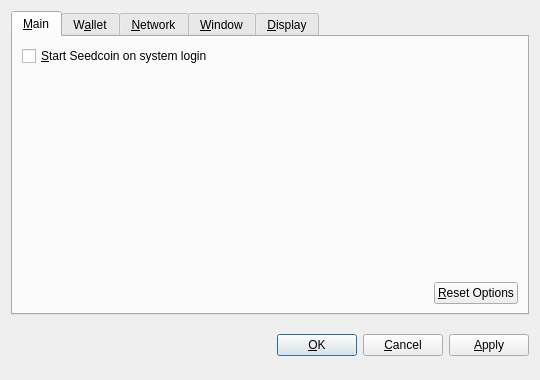
<?xml version="1.0" encoding="UTF-8"?>
<ui version="4.0">
 <class>OptionsDialog</class>
 <widget class="QDialog" name="OptionsDialog">
  <property name="geometry">
   <rect>
    <x>0</x>
    <y>0</y>
    <width>540</width>
    <height>380</height>
   </rect>
  </property>
  <property name="windowTitle">
   <string>Options</string>
  </property>
  <property name="modal">
   <bool>true</bool>
  </property>
  <layout class="QVBoxLayout" name="verticalLayout">
   <item>
    <widget class="QTabWidget" name="tabWidget">
     <property name="tabPosition">
      <enum>QTabWidget::North</enum>
     </property>
     <property name="currentIndex">
      <number>0</number>
     </property>
     <widget class="QWidget" name="tabMain">
      <attribute name="title">
       <string>&amp;Main</string>
      </attribute>
      <layout class="QVBoxLayout" name="verticalLayout_Main">
       <item>
        <widget class="QCheckBox" name="bitcoinAtStartup">
         <property name="toolTip">
          <string>Automatically start Seedcoin after logging in to the system.</string>
         </property>
         <property name="text">
          <string>&amp;Start Seedcoin on system login</string>
         </property>
        </widget>
       </item>
       <item>
        <spacer name="verticalSpacer_Main">
         <property name="orientation">
          <enum>Qt::Vertical</enum>
         </property>
         <property name="sizeHint" stdset="0">
          <size>
           <width>20</width>
           <height>40</height>
          </size>
         </property>
        </spacer>
       </item>
       <item>
        <layout class="QHBoxLayout" name="horizontalLayout_2_Main">
         <item>
          <spacer name="horizontalSpacer_2_Main">
           <property name="orientation">
            <enum>Qt::Horizontal</enum>
           </property>
           <property name="sizeHint" stdset="0">
            <size>
             <width>40</width>
             <height>20</height>
            </size>
           </property>
          </spacer>
         </item>
         <item>
          <widget class="QPushButton" name="resetButton">
           <property name="toolTip">
            <string>Reset all client options to default.</string>
           </property>
           <property name="text">
            <string>&amp;Reset Options</string>
           </property>
           <property name="autoDefault">
            <bool>false</bool>
           </property>
          </widget>
         </item>
        </layout>
       </item>
      </layout>
     </widget>
     <widget class="QWidget" name="tabWallet">
      <attribute name="title">
       <string>W&amp;allet</string>
      </attribute>
      <layout class="QVBoxLayout" name="verticalLayout_Network">
       <item>
        <widget class="QLabel" name="transactionFeeInfoLabel">
         <property name="text">
          <string>Optional transaction fee per kB that helps make sure your transactions are processed quickly. Most transactions are 1 kB.</string>
         </property>
         <property name="textFormat">
          <enum>Qt::PlainText</enum>
         </property>
         <property name="wordWrap">
          <bool>true</bool>
         </property>
        </widget>
       </item>
       <item>
        <layout class="QHBoxLayout" name="horizontalLayout_1_Main">
         <item>
          <widget class="QLabel" name="transactionFeeLabel">
           <property name="text">
            <string>Pay transaction &amp;fee</string>
           </property>
           <property name="textFormat">
            <enum>Qt::PlainText</enum>
           </property>
           <property name="buddy">
            <cstring>transactionFee</cstring>
           </property>
          </widget>
         </item>
         <item>
          <widget class="BitcoinAmountField" name="transactionFee"/>
         </item>
         <item>
          <spacer name="horizontalSpacer_1_Main">
           <property name="orientation">
            <enum>Qt::Horizontal</enum>
           </property>
           <property name="sizeHint" stdset="0">
            <size>
             <width>40</width>
             <height>20</height>
            </size>
           </property>
          </spacer>
         </item>
        </layout>
       </item>
       <item>
        <widget class="QLabel" name="label">
         <property name="text">
          <string>If you disable the spending of unconfirmed change, the change from a transaction cannot be used until that transaction has at least one confirmation. This also affects how your balance is computed.</string>
         </property>
         <property name="wordWrap">
          <bool>true</bool>
         </property>
        </widget>
       </item>
       <item>
        <widget class="QCheckBox" name="spendZeroConfChange">
         <property name="text">
          <string>Spend unconfirmed change  (experts only)</string>
         </property>
        </widget>
       </item>
       <item>
        <spacer name="verticalSpacer">
         <property name="orientation">
          <enum>Qt::Vertical</enum>
         </property>
         <property name="sizeHint" stdset="0">
          <size>
           <width>20</width>
           <height>40</height>
          </size>
         </property>
        </spacer>
       </item>
      </layout>
     </widget>
     <widget class="QWidget" name="tabNetwork">
      <attribute name="title">
       <string>&amp;Network</string>
      </attribute>
      <layout class="QVBoxLayout" name="verticalLayout_Network">
       <item>
        <widget class="QCheckBox" name="mapPortUpnp">
         <property name="toolTip">
          <string>Automatically open the Seedcoin client port on the router. This only works when your router supports UPnP and it is enabled.</string>
         </property>
         <property name="text">
          <string>Map port using &amp;UPnP</string>
         </property>
        </widget>
       </item>
       <item>
        <widget class="QCheckBox" name="connectSocks">
         <property name="toolTip">
          <string>Connect to the Seedcoin network through a SOCKS proxy (e.g. when connecting through Tor).</string>
         </property>
         <property name="text">
          <string>&amp;Connect through SOCKS proxy:</string>
         </property>
        </widget>
       </item>
       <item>
        <layout class="QHBoxLayout" name="horizontalLayout_Network">
         <item>
          <widget class="QLabel" name="proxyIpLabel">
           <property name="text">
            <string>Proxy &amp;IP:</string>
           </property>
           <property name="textFormat">
            <enum>Qt::PlainText</enum>
           </property>
           <property name="buddy">
            <cstring>proxyIp</cstring>
           </property>
          </widget>
         </item>
         <item>
          <widget class="QValidatedLineEdit" name="proxyIp">
           <property name="maximumSize">
            <size>
             <width>140</width>
             <height>16777215</height>
            </size>
           </property>
           <property name="toolTip">
            <string>IP address of the proxy (e.g. 127.0.0.1)</string>
           </property>
          </widget>
         </item>
         <item>
          <widget class="QLabel" name="proxyPortLabel">
           <property name="text">
            <string>&amp;Port:</string>
           </property>
           <property name="textFormat">
            <enum>Qt::PlainText</enum>
           </property>
           <property name="buddy">
            <cstring>proxyPort</cstring>
           </property>
          </widget>
         </item>
         <item>
          <widget class="QLineEdit" name="proxyPort">
           <property name="maximumSize">
            <size>
             <width>55</width>
             <height>16777215</height>
            </size>
           </property>
           <property name="toolTip">
            <string>Port of the proxy (e.g. 9050)</string>
           </property>
          </widget>
         </item>
         <item>
          <widget class="QLabel" name="socksVersionLabel">
           <property name="text">
            <string>SOCKS &amp;Version:</string>
           </property>
           <property name="textFormat">
            <enum>Qt::PlainText</enum>
           </property>
           <property name="buddy">
            <cstring>socksVersion</cstring>
           </property>
          </widget>
         </item>
         <item>
          <widget class="QValueComboBox" name="socksVersion">
           <property name="toolTip">
            <string>SOCKS version of the proxy (e.g. 5)</string>
           </property>
          </widget>
         </item>
         <item>
          <spacer name="horizontalSpacer_Network">
           <property name="orientation">
            <enum>Qt::Horizontal</enum>
           </property>
           <property name="sizeHint" stdset="0">
            <size>
             <width>40</width>
             <height>20</height>
            </size>
           </property>
          </spacer>
         </item>
        </layout>
       </item>
       <item>
        <spacer name="verticalSpacer_Network">
         <property name="orientation">
          <enum>Qt::Vertical</enum>
         </property>
         <property name="sizeHint" stdset="0">
          <size>
           <width>20</width>
           <height>40</height>
          </size>
         </property>
        </spacer>
       </item>
      </layout>
     </widget>
     <widget class="QWidget" name="tabWindow">
      <attribute name="title">
       <string>&amp;Window</string>
      </attribute>
      <layout class="QVBoxLayout" name="verticalLayout_Window">
       <item>
        <widget class="QCheckBox" name="minimizeToTray">
         <property name="toolTip">
          <string>Show only a tray icon after minimizing the window.</string>
         </property>
         <property name="text">
          <string>&amp;Minimize to the tray instead of the taskbar</string>
         </property>
        </widget>
       </item>
       <item>
        <widget class="QCheckBox" name="minimizeOnClose">
         <property name="toolTip">
          <string>Minimize instead of exit the application when the window is closed. When this option is enabled, the application will be closed only after selecting Quit in the menu.</string>
         </property>
         <property name="text">
          <string>M&amp;inimize on close</string>
         </property>
        </widget>
       </item>
       <item>
        <spacer name="verticalSpacer_Window">
         <property name="orientation">
          <enum>Qt::Vertical</enum>
         </property>
         <property name="sizeHint" stdset="0">
          <size>
           <width>20</width>
           <height>40</height>
          </size>
         </property>
        </spacer>
       </item>
      </layout>
     </widget>
     <widget class="QWidget" name="tabDisplay">
      <attribute name="title">
       <string>&amp;Display</string>
      </attribute>
      <layout class="QVBoxLayout" name="verticalLayout_Display">
       <item>
        <layout class="QHBoxLayout" name="horizontalLayout_1_Display">
         <item>
          <widget class="QLabel" name="langLabel">
           <property name="text">
            <string>User Interface &amp;language:</string>
           </property>
           <property name="textFormat">
            <enum>Qt::PlainText</enum>
           </property>
           <property name="buddy">
            <cstring>lang</cstring>
           </property>
          </widget>
         </item>
         <item>
          <widget class="QValueComboBox" name="lang">
           <property name="toolTip">
            <string>The user interface language can be set here. This setting will take effect after restarting Seedcoin.</string>
           </property>
          </widget>
         </item>
        </layout>
       </item>
       <item>
        <layout class="QHBoxLayout" name="horizontalLayout_2_Display">
         <item>
          <widget class="QLabel" name="unitLabel">
           <property name="text">
            <string>&amp;Unit to show amounts in:</string>
           </property>
           <property name="textFormat">
            <enum>Qt::PlainText</enum>
           </property>
           <property name="buddy">
            <cstring>unit</cstring>
           </property>
          </widget>
         </item>
         <item>
          <widget class="QValueComboBox" name="unit">
           <property name="toolTip">
            <string>Choose the default subdivision unit to show in the interface and when sending coins.</string>
           </property>
          </widget>
         </item>
        </layout>
       </item>
       <item>
        <widget class="QCheckBox" name="displayAddresses">
         <property name="toolTip">
          <string>Whether to show Seedcoin addresses in the transaction list or not.</string>
         </property>
         <property name="text">
          <string>&amp;Display addresses in transaction list</string>
         </property>
        </widget>
       </item>
       <item>
        <widget class="QCheckBox" name="coinControlFeatures">
         <property name="toolTip">
          <string>Whether to show coin control features or not.</string>
         </property>
         <property name="text">
          <string>Display coin &amp;control features (experts only!)</string>
         </property>
        </widget>
       </item>
       <item>
        <spacer name="verticalSpacer_Display">
         <property name="orientation">
          <enum>Qt::Vertical</enum>
         </property>
         <property name="sizeHint" stdset="0">
          <size>
           <width>20</width>
           <height>40</height>
          </size>
         </property>
        </spacer>
       </item>
      </layout>
     </widget>
    </widget>
   </item>
   <item>
    <layout class="QHBoxLayout" name="horizontalLayout_Buttons">
     <item>
      <spacer name="horizontalSpacer_1">
       <property name="orientation">
        <enum>Qt::Horizontal</enum>
       </property>
       <property name="sizeHint" stdset="0">
        <size>
         <width>40</width>
         <height>48</height>
        </size>
       </property>
      </spacer>
     </item>
     <item>
      <widget class="QLabel" name="statusLabel">
       <property name="font">
        <font>
         <weight>75</weight>
         <bold>true</bold>
        </font>
       </property>
       <property name="text">
        <string/>
       </property>
       <property name="textFormat">
        <enum>Qt::PlainText</enum>
       </property>
       <property name="wordWrap">
        <bool>true</bool>
       </property>
      </widget>
     </item>
     <item>
      <spacer name="horizontalSpacer_2">
       <property name="orientation">
        <enum>Qt::Horizontal</enum>
       </property>
       <property name="sizeHint" stdset="0">
        <size>
         <width>40</width>
         <height>48</height>
        </size>
       </property>
      </spacer>
     </item>
     <item>
      <widget class="QPushButton" name="okButton">
       <property name="text">
        <string>&amp;OK</string>
       </property>
      </widget>
     </item>
     <item>
      <widget class="QPushButton" name="cancelButton">
       <property name="text">
        <string>&amp;Cancel</string>
       </property>
       <property name="autoDefault">
        <bool>false</bool>
       </property>
      </widget>
     </item>
     <item>
      <widget class="QPushButton" name="applyButton">
       <property name="text">
        <string>&amp;Apply</string>
       </property>
       <property name="autoDefault">
        <bool>false</bool>
       </property>
      </widget>
     </item>
    </layout>
   </item>
  </layout>
 </widget>
 <customwidgets>
  <customwidget>
   <class>BitcoinAmountField</class>
   <extends>QSpinBox</extends>
   <header>bitcoinamountfield.h</header>
  </customwidget>
  <customwidget>
   <class>QValueComboBox</class>
   <extends>QComboBox</extends>
   <header>qvaluecombobox.h</header>
  </customwidget>
  <customwidget>
   <class>QValidatedLineEdit</class>
   <extends>QLineEdit</extends>
   <header>qvalidatedlineedit.h</header>
  </customwidget>
 </customwidgets>
 <resources/>
 <connections/>
</ui>
